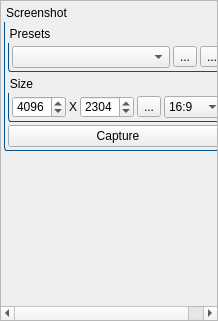
<?xml version="1.0" encoding="UTF-8"?>
<ui version="4.0">
 <class>ScreenshotProperty</class>
 <widget class="QWidget" name="ScreenshotProperty">
  <property name="geometry">
   <rect>
    <x>0</x>
    <y>0</y>
    <width>218</width>
    <height>321</height>
   </rect>
  </property>
  <property name="windowTitle">
   <string>Form</string>
  </property>
  <property name="styleSheet">
   <string notr="true">QGroupBox
{
	background-color:transparent;
    border-bottom-left-radius: 3px;
    border-bottom-right-radius: 3px;
    border: 1px solid #005192;
    border-top: none;
    margin-top: 18px;
}
 
QGroupBox::title
{
	subcontrol-origin: margin;	
    background:url(:/assets/subWindowBackground);
    border-top-left-radius: 3px;
    border-top-right-radius: 3px;
    border: 1px solid #005192;
    border-bottom: none;
   background-color: qlineargradient(x1: 0, y1: 0, x2: 0, y2: 1, stop: 0 #005192, stop: 1 #002f60);
    padding: 2 5000 2 2; /* some large value, as QGrouBox actual width is not known */
    color: white; 
}
</string>
  </property>
  <layout class="QGridLayout" name="gridLayout">
   <property name="leftMargin">
    <number>0</number>
   </property>
   <property name="topMargin">
    <number>0</number>
   </property>
   <property name="rightMargin">
    <number>0</number>
   </property>
   <property name="bottomMargin">
    <number>0</number>
   </property>
   <property name="spacing">
    <number>0</number>
   </property>
   <item row="0" column="0">
    <widget class="ScrollArea" name="scrollArea">
     <property name="widgetResizable">
      <bool>true</bool>
     </property>
     <widget class="QWidget" name="scrollAreaWidgetContents">
      <property name="geometry">
       <rect>
        <x>0</x>
        <y>0</y>
        <width>216</width>
        <height>319</height>
       </rect>
      </property>
      <layout class="QGridLayout" name="gridLayout_2">
       <property name="leftMargin">
        <number>3</number>
       </property>
       <property name="topMargin">
        <number>3</number>
       </property>
       <property name="rightMargin">
        <number>3</number>
       </property>
       <property name="bottomMargin">
        <number>3</number>
       </property>
       <property name="spacing">
        <number>3</number>
       </property>
       <item row="0" column="0">
        <widget class="GroupBox" name="groupBox">
         <property name="title">
          <string>Screenshot</string>
         </property>
         <layout class="QGridLayout" name="gridLayout_5">
          <property name="leftMargin">
           <number>3</number>
          </property>
          <property name="topMargin">
           <number>3</number>
          </property>
          <property name="rightMargin">
           <number>3</number>
          </property>
          <property name="bottomMargin">
           <number>3</number>
          </property>
          <property name="spacing">
           <number>3</number>
          </property>
          <item row="6" column="0" colspan="2">
           <widget class="QPushButton" name="Capture">
            <property name="text">
             <string>Capture</string>
            </property>
            <property name="icon">
             <iconset resource="geditor.qrc">
              <normaloff>:/Resources/MetroStyle/slr_back_side_filled-25.png</normaloff>:/Resources/MetroStyle/slr_back_side_filled-25.png</iconset>
            </property>
           </widget>
          </item>
          <item row="0" column="0" colspan="2">
           <widget class="GroupBox" name="groupBox_2">
            <property name="title">
             <string>Presets</string>
            </property>
            <layout class="QGridLayout" name="gridLayout_6">
             <property name="leftMargin">
              <number>3</number>
             </property>
             <property name="topMargin">
              <number>3</number>
             </property>
             <property name="rightMargin">
              <number>3</number>
             </property>
             <property name="bottomMargin">
              <number>3</number>
             </property>
             <property name="spacing">
              <number>3</number>
             </property>
             <item row="0" column="0">
              <widget class="QComboBox" name="Preset">
               <property name="toolTip">
                <string>Presets</string>
               </property>
              </widget>
             </item>
             <item row="0" column="2">
              <widget class="QToolButton" name="PresetDelete">
               <property name="toolTip">
                <string>Remove current preset</string>
               </property>
               <property name="text">
                <string>...</string>
               </property>
               <property name="icon">
                <iconset resource="geditor.qrc">
                 <normaloff>:/Resources/MetroStyle/delete.png</normaloff>:/Resources/MetroStyle/delete.png</iconset>
               </property>
              </widget>
             </item>
             <item row="0" column="1">
              <widget class="QToolButton" name="PresetSave">
               <property name="toolTip">
                <string>Save current as preset</string>
               </property>
               <property name="text">
                <string>...</string>
               </property>
               <property name="icon">
                <iconset resource="geditor.qrc">
                 <normaloff>:/Resources/MetroStyle/save_as.png</normaloff>:/Resources/MetroStyle/save_as.png</iconset>
               </property>
              </widget>
             </item>
            </layout>
           </widget>
          </item>
          <item row="1" column="0" colspan="2">
           <widget class="GroupBox" name="groupBox_3">
            <property name="title">
             <string>Size</string>
            </property>
            <layout class="QGridLayout" name="gridLayout_3">
             <property name="leftMargin">
              <number>3</number>
             </property>
             <property name="topMargin">
              <number>3</number>
             </property>
             <property name="rightMargin">
              <number>3</number>
             </property>
             <property name="bottomMargin">
              <number>3</number>
             </property>
             <property name="spacing">
              <number>3</number>
             </property>
             <item row="0" column="0">
              <widget class="SpinBox" name="Width">
               <property name="toolTip">
                <string>Width</string>
               </property>
               <property name="accelerated">
                <bool>true</bool>
               </property>
               <property name="minimum">
                <number>8</number>
               </property>
               <property name="maximum">
                <number>8192</number>
               </property>
               <property name="value">
                <number>4096</number>
               </property>
              </widget>
             </item>
             <item row="0" column="2">
              <widget class="SpinBox" name="Height">
               <property name="toolTip">
                <string>Height</string>
               </property>
               <property name="accelerated">
                <bool>true</bool>
               </property>
               <property name="minimum">
                <number>8</number>
               </property>
               <property name="maximum">
                <number>8192</number>
               </property>
               <property name="value">
                <number>2304</number>
               </property>
              </widget>
             </item>
             <item row="0" column="4">
              <widget class="QComboBox" name="Aspect">
               <property name="toolTip">
                <string>Aspect ratio</string>
               </property>
               <property name="currentIndex">
                <number>7</number>
               </property>
               <item>
                <property name="text">
                 <string>None</string>
                </property>
               </item>
               <item>
                <property name="text">
                 <string>1:1</string>
                </property>
               </item>
               <item>
                <property name="text">
                 <string>3:1</string>
                </property>
               </item>
               <item>
                <property name="text">
                 <string>3:2</string>
                </property>
               </item>
               <item>
                <property name="text">
                 <string>4:3</string>
                </property>
               </item>
               <item>
                <property name="text">
                 <string>5:3</string>
                </property>
               </item>
               <item>
                <property name="text">
                 <string>5:4</string>
                </property>
               </item>
               <item>
                <property name="text">
                 <string>16:9</string>
                </property>
               </item>
               <item>
                <property name="text">
                 <string>21:9</string>
                </property>
               </item>
              </widget>
             </item>
             <item row="0" column="1">
              <widget class="QLabel" name="label">
               <property name="sizePolicy">
                <sizepolicy hsizetype="Fixed" vsizetype="Preferred">
                 <horstretch>0</horstretch>
                 <verstretch>0</verstretch>
                </sizepolicy>
               </property>
               <property name="text">
                <string>X</string>
               </property>
              </widget>
             </item>
             <item row="0" column="3">
              <widget class="QToolButton" name="AspectFromScene">
               <property name="toolTip">
                <string>Aspect from scene</string>
               </property>
               <property name="text">
                <string>...</string>
               </property>
               <property name="icon">
                <iconset resource="geditor.qrc">
                 <normaloff>:/Resources/MetroStyle/appbar.fullscreen.png</normaloff>:/Resources/MetroStyle/appbar.fullscreen.png</iconset>
               </property>
              </widget>
             </item>
            </layout>
           </widget>
          </item>
         </layout>
        </widget>
       </item>
       <item row="2" column="0">
        <spacer name="verticalSpacer">
         <property name="orientation">
          <enum>Qt::Vertical</enum>
         </property>
         <property name="sizeHint" stdset="0">
          <size>
           <width>20</width>
           <height>40</height>
          </size>
         </property>
        </spacer>
       </item>
      </layout>
     </widget>
    </widget>
   </item>
  </layout>
 </widget>
 <customwidgets>
  <customwidget>
   <class>SpinBox</class>
   <extends>QSpinBox</extends>
   <header>SpinBox.h</header>
  </customwidget>
  <customwidget>
   <class>ScrollArea</class>
   <extends>QScrollArea</extends>
   <header>ScrollArea.h</header>
   <container>1</container>
  </customwidget>
  <customwidget>
   <class>GroupBox</class>
   <extends>QGroupBox</extends>
   <header>GroupBox.h</header>
   <container>1</container>
  </customwidget>
 </customwidgets>
 <resources>
  <include location="geditor.qrc"/>
 </resources>
 <connections/>
</ui>
